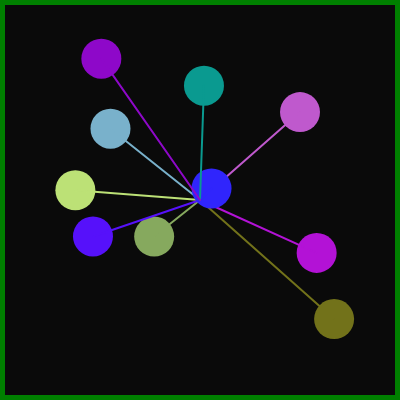
Frame 1 (no input)
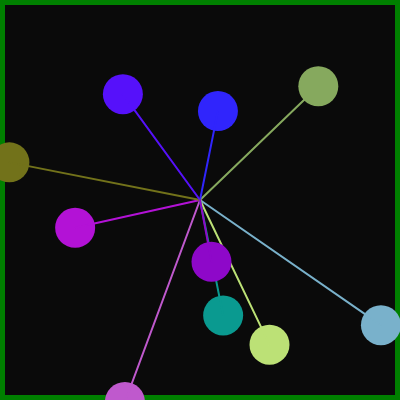
Frame 60 (no input)
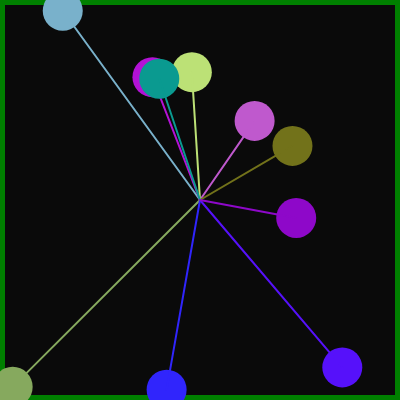
Frame 120 (the mouse pressed at the canvas centre since frame 60)

The p5.js sketch that drew these frames (run headless with seeded random() and noise() and a simulated clock; from frame 60 on, the mouse is pressed at the canvas centre):

// p5.js sketch
// ── sketch.js
/* jslint esversion: 6 */

//var ball1 = new Ball(50, 50);
//var ball2 = new Ball(300, 300);

var ballArray = [];
var numBalls = 10;

function setup() {
  createCanvas(400, 400);
  frameRate(30);
  for (let i = 0; i < numBalls; i++) {
    ballArray[i] = new Ball(random(50, 400), random(50, 350));
  }
}

function draw() {
  background(10);

  drawBox();

  for (let i = 0; i < numBalls; i++) {
    ballArray[i].draw();
    ballArray[i].move();
    ballArray[i].hitWall();
  }
} // end of draw()

function drawBox() {
  // draw the 4 walls
  stroke("green");
  strokeWeight(10);
  line(0, 0, width, 0);
  line(0, 0, 0, height);
  line(width, 0, width, height);
  line(0, height, 400, height);
}

// ball object function
function Ball(x, y) {
  this.x = x;
  this.y = y;
  this.size = 40;
  this.r = random(1, 255);
  this.g = random(1, 255);
  this.b = random(1, 255);
  this.xspeed = random(5, 10);
  this.yspeed = random(-10, -5);

  this.draw = function() {
    strokeWeight(2);
    fill(this.r, this.g, this.b);
    noStroke();
    ellipse(this.x, this.y, this.size, this.size);
    stroke(this.r, this.g, this.b);
    line(width/2,height/2,this.x, this.y);
  };

  this.move = function() {
    this.x = this.x + this.xspeed;
    this.y = this.y + this.yspeed;
  };

  this.showXY = function() {
    stroke(255);
    fill(255);
    strokeWeight(1);
    textSize(20);
    text("x= " + this.x + " y= " + this.y, 10, 360);
    text("x= " + this.xspeed + " y= " + this.yspeed, 10, 380);
  };

  this.hitWall = function() {
    // check if hit the side walls
    if (this.x > width || this.x < 0) {
      this.xspeed = this.xspeed * -1;
      //console.log('xpeed =' + this.xspeed)

      // this.r = 0;
      // this.g = 255;
      // this.b = 0;

      // Visually display wall
      // line(width, 0, width, height);
      // line(0, 0, 0, height);
    }

    // check if hit the top/bottom walls
    if (this.y > height || this.y < 0) {
      this.yspeed = this.yspeed * -1;
      //console.log('yspeed =' + this.yspeed)
      // this.r = 0;
      // this.g = 255;
      // this.b = 255;
      // Visually display wall
      // line(0, 0, width, 0);
      // line(0, height, 400, height);
    }
  };
} // end of Ball()
